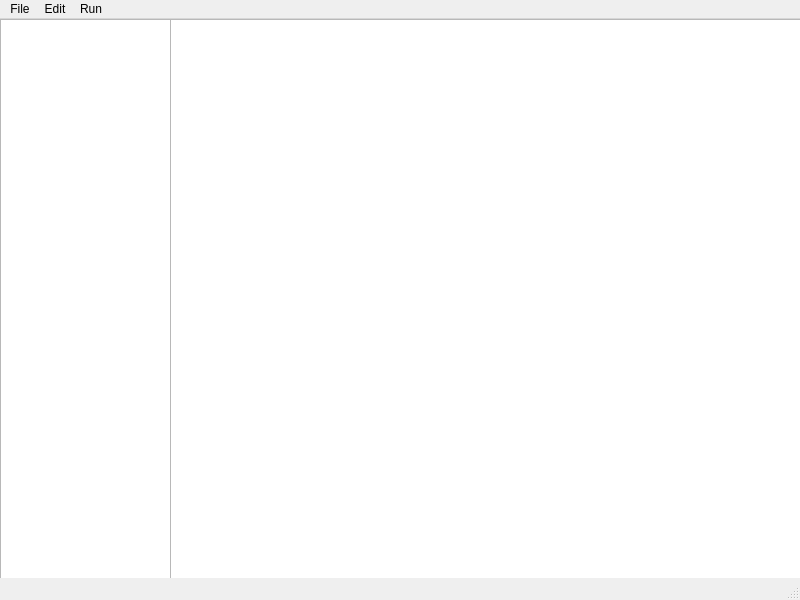
<?xml version="1.0" encoding="UTF-8"?>
<ui version="4.0">
 <class>MainWindow</class>
 <widget class="QMainWindow" name="MainWindow">
  <property name="geometry">
   <rect>
    <x>0</x>
    <y>0</y>
    <width>800</width>
    <height>600</height>
   </rect>
  </property>
  <property name="windowTitle">
   <string>MainWindow</string>
  </property>
  <widget class="QWidget" name="centralwidget">
   <widget class="QTreeView" name="fileView">
    <property name="geometry">
     <rect>
      <x>0</x>
      <y>0</y>
      <width>171</width>
      <height>571</height>
     </rect>
    </property>
    <property name="animated">
     <bool>true</bool>
    </property>
   </widget>
   <widget class="QPlainTextEdit" name="codeEditor">
    <property name="geometry">
     <rect>
      <x>170</x>
      <y>0</y>
      <width>631</width>
      <height>571</height>
     </rect>
    </property>
    <property name="font">
     <font>
      <family>Ubuntu Mono</family>
     </font>
    </property>
    <property name="lineWrapMode">
     <enum>QPlainTextEdit::LineWrapMode::NoWrap</enum>
    </property>
    <property name="plainText">
     <string notr="true"/>
    </property>
   </widget>
  </widget>
  <widget class="QMenuBar" name="menubar">
   <property name="geometry">
    <rect>
     <x>0</x>
     <y>0</y>
     <width>800</width>
     <height>23</height>
    </rect>
   </property>
   <widget class="QMenu" name="menuFile">
    <property name="title">
     <string>File</string>
    </property>
    <addaction name="createFileAction"/>
    <addaction name="deleteFileAction"/>
    <addaction name="saveFileAction"/>
    <addaction name="initializeFilesAction"/>
   </widget>
   <widget class="QMenu" name="menuEdit">
    <property name="title">
     <string>Edit</string>
    </property>
    <addaction name="renameFileAction"/>
    <addaction name="renameVariableAction"/>
   </widget>
   <widget class="QMenu" name="menuRun">
    <property name="title">
     <string>Run</string>
    </property>
    <addaction name="runProgramAction"/>
   </widget>
   <addaction name="menuFile"/>
   <addaction name="menuEdit"/>
   <addaction name="menuRun"/>
  </widget>
  <widget class="QStatusBar" name="statusbar"/>
  <action name="createFileAction">
   <property name="text">
    <string>Create File</string>
   </property>
  </action>
  <action name="deleteFileAction">
   <property name="text">
    <string>Delete File</string>
   </property>
  </action>
  <action name="renameFileAction">
   <property name="text">
    <string>Rename File</string>
   </property>
  </action>
  <action name="renameVariableAction">
   <property name="text">
    <string>Rename Variable</string>
   </property>
  </action>
  <action name="runProgramAction">
   <property name="text">
    <string>Run Program</string>
   </property>
  </action>
  <action name="saveFileAction">
   <property name="text">
    <string>Save File</string>
   </property>
  </action>
  <action name="initializeFilesAction">
   <property name="text">
    <string>Initialize Files</string>
   </property>
  </action>
 </widget>
 <resources/>
 <connections/>
</ui>
